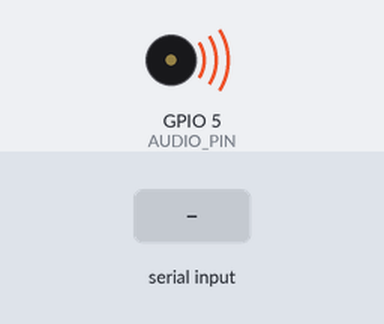
Recording of a sketch running on a simulated ESP32. Shown: buzzer (waves = sounding). The test bench sets the inputs (shaded band). Random numbers use the default seed unless the sketch sets one; what the sketch prints to the serial monitor is not drawn.

Above: at 1.2 s.
1.3 s: "i" received over Serial
2.8 s: "e" received over Serial
4.3 s: "a" received over Serial
Timing chart, 0 to 11.8 s (numbered marks = the images above; inputs shaded):
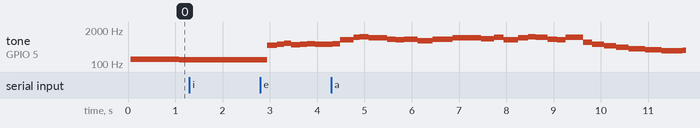

The sketch:

v3_full_lm386.ino
```cpp
// =============================================================================
// 09_audio_events – Variant 3: Full LM386 LEDC with volume scale
// =============================================================================
// Concept: Full audio event scheduler matching anxious.ino exactly.
// Includes the complete per-state event profiles (idle, excited, anxious,
// friendly), the global volume scale trim, and micro-drift for organic feel.
//
// The LM386 amplifier is driven via a coupling capacitor from GPIO5.
// Volume is controlled by AUDIO_VOLUME_SCALE (0.0..1.0).
//
// Mood state auto-cycles every STATE_CYCLE_MS so you can hear all states.
// You can also send state commands over Serial: 'i', 'e', 'a', 'f'.
//
// Requires ESP32 Arduino core 3.x.
//
// Wiring:
//   GPIO5 → 10 µF coupling cap → LM386 pin 3 (IN-)
//   LM386 pin 6 → 5–12 V supply
//   LM386 pin 5 → 250 µF cap → speaker → GND
//   LM386 pin 2 → GND
//   (See LM386 datasheet for full schematic)
// =============================================================================

// ---- Tuning knobs -----------------------------------------------------------
constexpr int     AUDIO_PIN         = 5;      // matches anxious.ino
constexpr int     AUDIO_LEDC_CH     = 2;
constexpr int     AUDIO_LEDC_RES    = 8;      // 8-bit duty
constexpr float   AUDIO_VOLUME_SCALE = 0.35f; // global trim (0..1)
constexpr bool    ENABLE_AUDIO      = true;   // <<< TOGGLE THIS
constexpr uint32_t STATE_CYCLE_MS   = 5000;   // auto-cycle interval
// -----------------------------------------------------------------------------

enum class MoodState : uint8_t { Idle, Excited, Anxious, Friendly };

// Simulated emotion values (no real sensors in this sketch)
float arousal   = 0.5f;
float anxiety   = 0.5f;
float affection = 0.3f;
int   lastSeenDevices = 3;
uint32_t lastTouchMs  = 0;

static uint32_t audioNextEventMs = 0;
static uint32_t audioEventEndMs  = 0;
static float    audioFreqHz      = 0.0f;
static uint8_t  audioDuty        = 0;

MoodState currentState   = MoodState::Idle;
uint32_t  lastCycleMs    = 0;

float clamp01(float x)        { return x < 0 ? 0 : (x > 1 ? 1 : x); }
float frand(float a, float b) { return a + (b - a) * random(0, 10000) / 10000.0f; }

void audioSilence() {
  if (!ENABLE_AUDIO) return;
  ledcWrite(AUDIO_PIN, 0);
}

void audioTone(float hz, uint8_t duty) {
  if (!ENABLE_AUDIO || hz < 1.0f || duty == 0) { audioSilence(); return; }
  uint8_t scaled = (uint8_t)(duty * AUDIO_VOLUME_SCALE);
  if (scaled == 0 && duty > 0) scaled = 1;
  ledcWriteTone(AUDIO_PIN, (uint32_t)hz);
  ledcWrite(AUDIO_PIN, scaled);
}

void audioTick(uint32_t now) {
  if (!ENABLE_AUDIO) return;

  // Phase A: sustain with micro-drift
  if (now < audioEventEndMs) {
    float drift = 1.0f + frand(-0.006f, 0.006f);
    audioTone(audioFreqHz * drift, audioDuty);
    return;
  }
  // Phase B: silence
  if (now < audioNextEventMs) { audioSilence(); return; }

  // Phase C: schedule next event
  switch (currentState) {
    case MoodState::Idle: {
      float base = 120.0f + 40.0f * (1.0f - affection);
      audioFreqHz = base + frand(-6.0f, 6.0f);
      audioDuty   = (uint8_t)(18 + 22 * (1.0f - anxiety));
      audioEventEndMs  = now + (uint32_t)(55 + frand(0, 35));
      audioNextEventMs = now + (uint32_t)(260 + frand(0, 380));
      break;
    }
    case MoodState::Excited: {
      float crowd = clamp01(lastSeenDevices / 18.0f);
      float f = 260.0f + 520.0f * arousal + 220.0f * crowd;
      audioFreqHz = f + frand(-40.0f, 60.0f);
      audioDuty   = (uint8_t)(28 + 70 * arousal);
      uint32_t onMs = (uint32_t)(25 + 55 * (1.0f - arousal) + frand(0, 25));
      audioEventEndMs  = now + onMs;
      audioNextEventMs = now + (uint32_t)(70 + 140 * (1.0f - arousal) + frand(0, 60));
      break;
    }
    case MoodState::Anxious: {
      audioFreqHz = 420.0f + 900.0f * anxiety + frand(-120.0f, 220.0f);
      audioDuty   = (uint8_t)(20 + 60 * anxiety);
      audioEventEndMs  = now + (uint32_t)(12 + frand(0, 35));
      audioNextEventMs = now + (uint32_t)(25 + 220 * (1.0f - anxiety) + frand(0, 180));
      break;
    }
    case MoodState::Friendly: {
      uint32_t dt = now - lastTouchMs;
      float hold = clamp01(1.0f - (float)dt / 1200.0f);
      float startF = 520.0f + 240.0f * hold;
      float endF   = 220.0f + 120.0f * (1.0f - hold);
      float t = clamp01(dt / 1600.0f);
      audioFreqHz = (1.0f - t) * startF + t * endF + frand(-12.0f, 12.0f);
      audioDuty   = (uint8_t)(30 + 70 * hold);
      audioEventEndMs  = now + (uint32_t)(60 + 90 * hold + frand(0, 40));
      audioNextEventMs = now + (uint32_t)(110 + 200 * (1.0f - hold) + frand(0, 120));
      break;
    }
  }
  audioTone(audioFreqHz, audioDuty);
}

const char* stateName(MoodState s) {
  switch(s) {
    case MoodState::Idle:     return "Idle";
    case MoodState::Excited:  return "Excited";
    case MoodState::Anxious:  return "Anxious";
    case MoodState::Friendly: return "Friendly";
  }
  return "?";
}

void setup() {
  Serial.begin(115200);
  if (ENABLE_AUDIO) {
    ledcAttachChannel(AUDIO_PIN, 1000, AUDIO_LEDC_RES, AUDIO_LEDC_CH);
    ledcWrite(AUDIO_PIN, 0);
  }
  randomSeed(esp_random());
  lastTouchMs = millis() - 5000;
  lastCycleMs = millis();
  Serial.println("09_audio_events v3 – full LM386 LEDC");
  Serial.println("Commands: 'i'=Idle 'e'=Excited 'a'=Anxious 'f'=Friendly");
}

void loop() {
  uint32_t now = millis();

  // Serial state override
  while (Serial.available()) {
    char c = Serial.read();
    if (c == 'i') { currentState = MoodState::Idle;     lastCycleMs = now; Serial.println(">> Idle"); }
    if (c == 'e') { currentState = MoodState::Excited;  lastCycleMs = now; Serial.println(">> Excited"); }
    if (c == 'a') { currentState = MoodState::Anxious;  lastCycleMs = now; Serial.println(">> Anxious"); }
    if (c == 'f') { currentState = MoodState::Friendly; lastTouchMs = now; lastCycleMs = now; Serial.println(">> Friendly"); }
  }

  // Auto-cycle
  if (now - lastCycleMs >= STATE_CYCLE_MS) {
    lastCycleMs = now;
    currentState = (MoodState)(((int)currentState + 1) % 4);
    if (currentState == MoodState::Friendly) lastTouchMs = now;
    Serial.print("STATE -> "); Serial.println(stateName(currentState));
  }

  audioTick(now);
}
```

Measured:
- by itself, tone on GPIO 5 (AUDIO_PIN): plays 583 Hz for 0.16 s, 835 Hz for 0.28 s, 1071 Hz for 0.13 s, 1089 Hz for 0.19 s, 991 Hz for 0.20 s, 1013 Hz for 0.18 s … (31 notes in this stretch)
